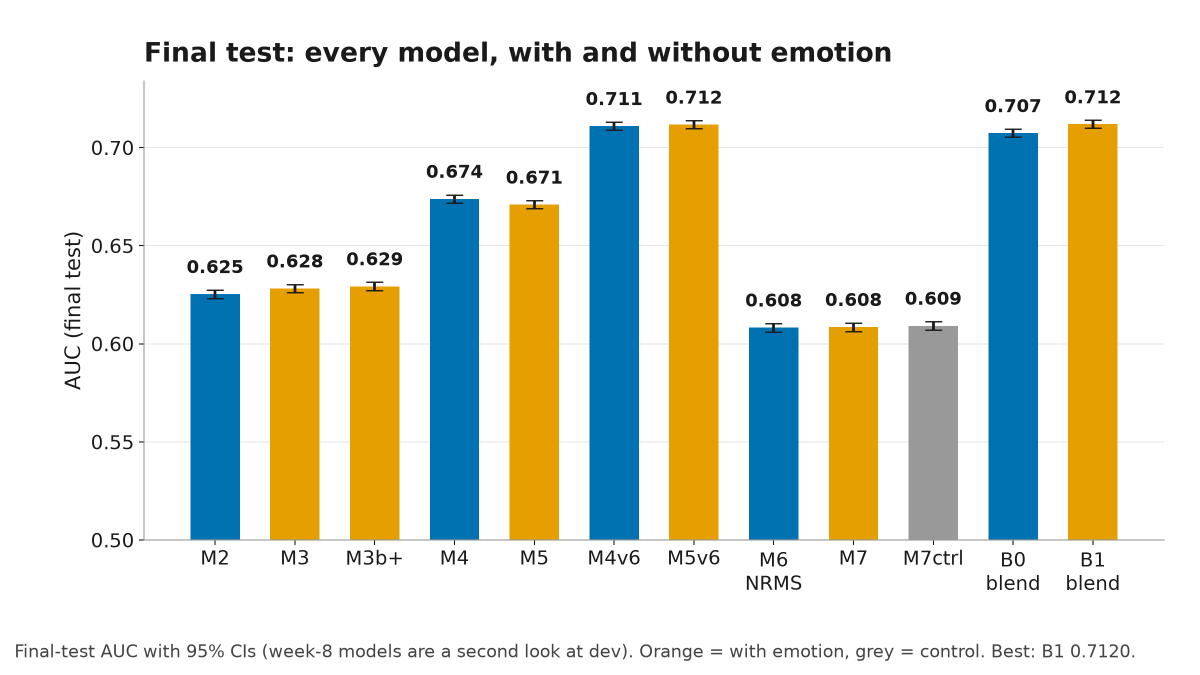
#> input picture archive/figures/v5_behaviour/e7_final_comparison.png, 2400 x 1350 px (shown at 1/2 size)
$ python 06_12_overview.py
#> lines starting #> are read from the running program, lines starting #| are printed output that depends on the picture
### src/behaviour_charts.py
"""Charts for the week-7 behaviour experiments, in the style of scripts/05_presentation_charts.py: white background, light gridlines,
Okabe-Ito colours (no red or green), large fonts, a plain-language title and a one-line caption (what it shows, what to take away).

Inputs: small tables of numbers already saved as CSV by the experiment scripts. Outputs: PNGs at 200 dpi.
"""
import textwrap
import time

import matplotlib

matplotlib.use("Agg")
import matplotlib.pyplot as plt
import numpy as np

BLUE, ORANGE, GREY, SKY, PINK, YELLOW, VERMILLION, PURPLE = "#0072B2", "#E69F00", "#999999", "#56B4E9", "#CC79A7", "#F0E442", "#D55E00", "#6A3D9A"
PALETTE = [BLUE, ORANGE, SKY, PINK, GREY, YELLOW, PURPLE, VERMILLION]
INK = "#1a1a1a"
DPI = 200


def _style():
    plt.rcParams.update({"font.size": 14, "axes.labelsize": 15, "axes.titlesize": 19, "axes.titleweight": "bold", "axes.titlelocation": "left",
                         "axes.edgecolor": GREY, "text.color": INK, "axes.labelcolor": INK, "xtick.color": INK, "ytick.color": INK})


# [185 lines left out: functions new, save, _err, bars, grouped, lines and 3 more, not called in this run]


def contact_sheet(paths, out, title, cols=3):
    """One page with several saved charts, for a quick overview."""
#> called with cols = 3
    import matplotlib.image as mpimg
    _style()
    rows = int(np.ceil(len(paths) / cols))
    fig, axes = plt.subplots(rows, cols, figsize=(8 * cols, 4.6 * rows + 0.8), facecolor="white")
    for ax in np.atleast_1d(axes).ravel():
        ax.axis("off")
    for ax, p in zip(np.atleast_1d(axes).ravel(), paths):
        ax.imshow(mpimg.imread(str(p)))
    fig.suptitle(title, fontsize=24, fontweight="bold", x=0.01, ha="left")
    fig.subplots_adjust(left=0.005, right=0.995, top=1 - 0.8 / (4.6 * rows + 0.8), bottom=0.005, wspace=0.02, hspace=0.04)
    out.parent.mkdir(parents=True, exist_ok=True)
    fig.savefig(out, dpi=110, facecolor="white")
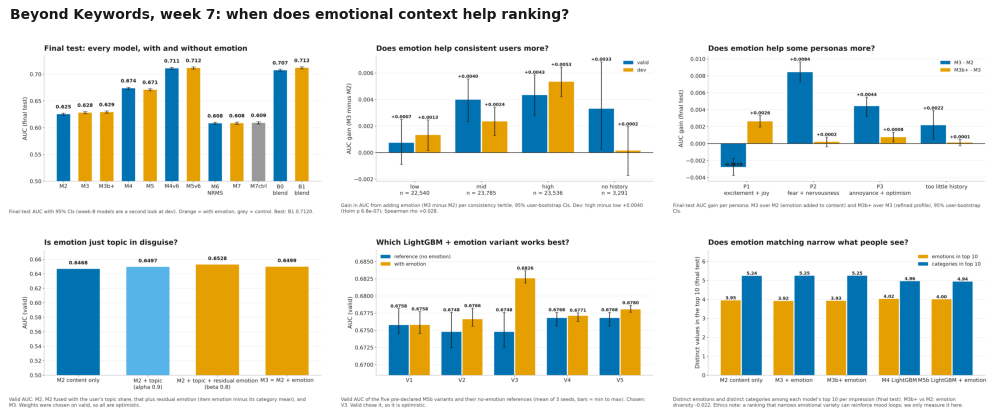
#> figure drawn by matplotlib, 6 panels
    plt.close(fig)
    return out

### scripts/06_12_overview.py
"""One-page contact sheet of the six most useful week-7 charts, for the professor (archive/figures/v5_behaviour/overview.png).

Reads:  the PNGs written by scripts 06_01 to 06_11. Writes: archive/figures/v5_behaviour/overview.png.
Run:    python scripts/06_12_overview.py
"""
import _bootstrap  # noqa: F401
from src.behaviour_charts import contact_sheet
from src.config import BEHAVIOUR_FIGS

BEST = ["e7_final_comparison.png", "e1_gain_by_tertile.png", "e8_gain_by_persona.png", "e5_topic_vs_residual.png",
        "e7_m5b_variants_valid.png", "e9_diversity.png"]

if __name__ == "__main__":
    out = contact_sheet([BEHAVIOUR_FIGS / n for n in BEST], BEHAVIOUR_FIGS / "overview.png",
                        "Beyond Keywords, week 7: when does emotional context help ranking?", cols=3)
    print(out)
